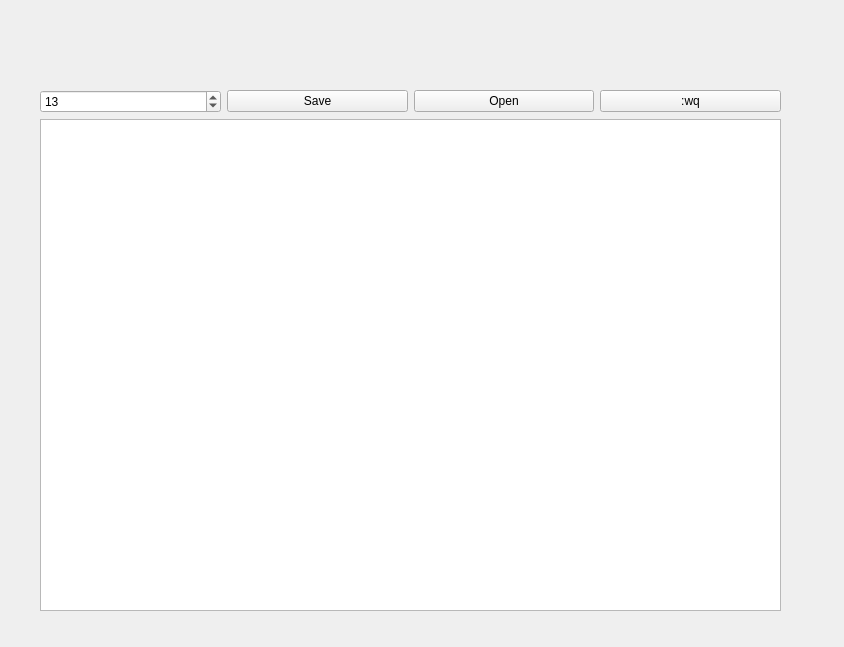
<?xml version="1.0" encoding="UTF-8"?>
<ui version="4.0">
 <class>NotepadMainWindow</class>
 <widget class="QMainWindow" name="NotepadMainWindow">
  <property name="geometry">
   <rect>
    <x>0</x>
    <y>0</y>
    <width>844</width>
    <height>647</height>
   </rect>
  </property>
  <property name="windowTitle">
   <string>NotepadMainWindow</string>
  </property>
  <widget class="QWidget" name="centralwidget">
   <widget class="QWidget" name="verticalLayoutWidget">
    <property name="geometry">
     <rect>
      <x>40</x>
      <y>90</y>
      <width>741</width>
      <height>521</height>
     </rect>
    </property>
    <layout class="QVBoxLayout" name="verticalLayout">
     <item>
      <layout class="QHBoxLayout" name="horizontalLayout">
       <item>
        <widget class="QSpinBox" name="spinBox">
         <property name="value">
          <number>13</number>
         </property>
        </widget>
       </item>
       <item>
        <widget class="QPushButton" name="saveButton">
         <property name="text">
          <string>Save</string>
         </property>
         <property name="autoRepeat">
          <bool>false</bool>
         </property>
        </widget>
       </item>
       <item>
        <widget class="QPushButton" name="OpenButton">
         <property name="text">
          <string>Open</string>
         </property>
        </widget>
       </item>
       <item>
        <widget class="QPushButton" name="saveAndQuite">
         <property name="text">
          <string>:wq</string>
         </property>
        </widget>
       </item>
      </layout>
     </item>
     <item>
      <widget class="QTextEdit" name="textEdit"/>
     </item>
    </layout>
   </widget>
  </widget>
  <widget class="QMenuBar" name="menubar">
   <property name="geometry">
    <rect>
     <x>0</x>
     <y>0</y>
     <width>844</width>
     <height>29</height>
    </rect>
   </property>
  </widget>
 </widget>
 <resources/>
 <connections/>
</ui>
